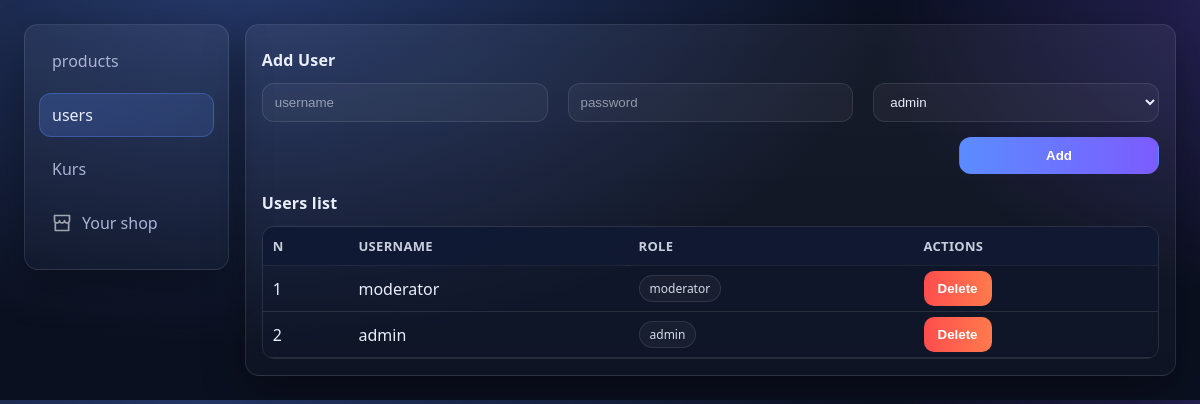
Before: /admin/users (signed in) with the older database file.
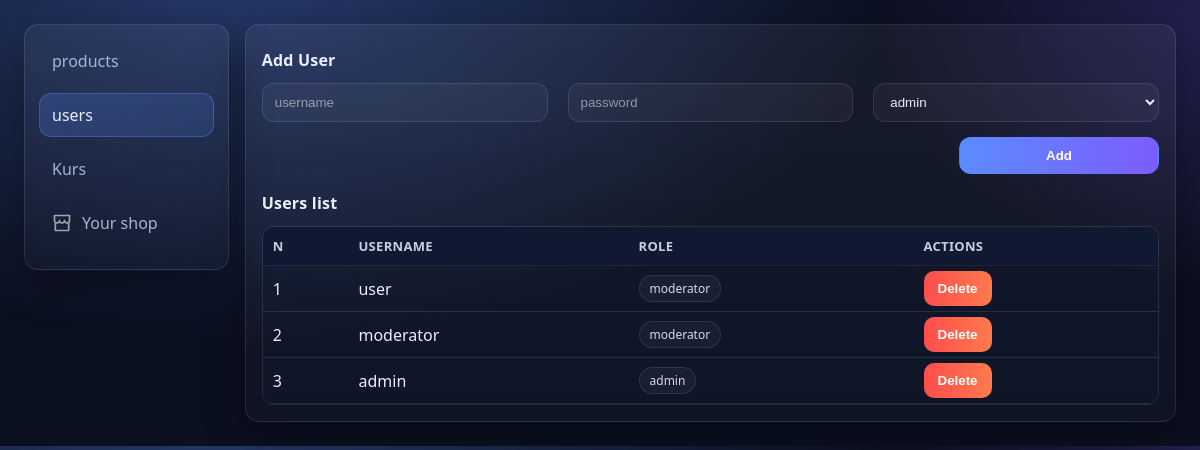
After: the same page with the newer database file.
### app/models/user.py (models this page shows, shortened)
class User(db.Model):
    __tablename__ = 'users'
    id = db.Column(db.Integer, primary_key=True)
    username = db.Column(db.String(80), unique=True, nullable=False)
    password_hash = db.Column(db.String(255), nullable=False)
    role = db.Column(db.String(20), nullable=False, default='user')
    created_at = db.Column(db.DateTime, default=lambda: datetime.now(timezone.utc))

### app/routes/admin.py (the view)
@admin_bp.route('/users')
@login_required
def users():
    all_users = User.query.order_by(User.id.desc()).all()
    return render_template('admin/admin_panel.html', page="users", users=all_users)

### app/routes/admin.py (called while the page is built)
def login_required(f):
    @wraps(f)
    def decorated(*args, **kwargs):
        if 'user_id' not in session:
            flash('Avval login qiling', 'warning')
            return redirect(url_for('admin.login'))
        return f(*args, **kwargs)
    return decorated

### app/templates/admin/admin_panel.html (shortened to what this page needs)
{% extends 'base_admin.html' %}
{% block body %}
<main class="admin-panel">
    <div class="sidebar">
        <a href="{{ url_for('admin.products') }}"
           class="{% if page == 'products' %}active{% endif %}">
           products
        </a>
        <a href="{{ url_for('admin.users') }}"
           class="{% if page == 'users' %}active{% endif %}">
           users
        </a>
        <a href="{{ url_for('admin.settings') }}"
           class="{% if page=='settings' %}active{% endif %}">
            Kurs
        </a>
        <a href="{{ url_for('home.index') }}">
            Your shop
        </a>
    </div>
    <div class="main-section">
        {% if page == "users" %}
            {% include "admin/users.html" %}
        {% elif page == "products" %}
            {% include "admin/products.html" %}
        {% elif page == "settings" %}
            {% include "admin/settings.html" %}
        {% endif %}
    </div>
</main>
{% endblock %}

### app/templates/admin/users.html (shortened to what this page needs)
<h4>Add User</h4>
<form action="{{ url_for('admin.add_users') }}" method="post">
  <div style="gap: 20px;" class="row">
    <input type="text" name="username" placeholder="username">
    <input type="text" name="password" placeholder="password">
    <select name="role">
      <option value="admin">admin</option>
    </select>
  </div>
  <div style="height:15px"></div>
  <button style="width: 200px; display: block; margin-left: auto;" type="submit">Add</button>
</form>
<h4 style="margin-top:18px;">Users list</h4>
<div class="table-wrap">
  <table>
    <tr>
      <th>N</th>
      <th>Username</th>
      <th>Role</th>
      <th>Actions</th>
    </tr>
    {% for user in users %}
    <tr>
      <td>{{ loop.index }}</td>
      <td>{{ user.username }}</td>
      <td><span class="badge">{{ user.role }}</span></td>
      <td class="td-btn">
        <form action="{{ url_for('admin.delete_user', user_id=user.id ) }}" method="post" style="display:inline;">
          <button class="table-btn del-btn" type="submit" onclick="return confirm('Rostdan o\'chirmoqchimisiz?');">
            Delete
          </button>
        </form>
      </td>
    </tr>
    {% endfor %}
  </table>
</div>

Changed rows visible on the page:
added User: username "user", role "moderator"
